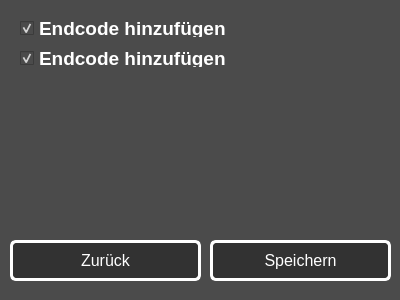
<?xml version="1.0" encoding="UTF-8"?>
<ui version="4.0">
 <class>EinstellungenWindow</class>
 <widget class="QDialog" name="EinstellungenWindow">
  <property name="enabled">
   <bool>true</bool>
  </property>
  <property name="geometry">
   <rect>
    <x>0</x>
    <y>0</y>
    <width>400</width>
    <height>300</height>
   </rect>
  </property>
  <property name="windowTitle">
   <string>Nullpunkt Bscheißer | Einstellungen</string>
  </property>
  <property name="layoutDirection">
   <enum>Qt::LeftToRight</enum>
  </property>
  <property name="styleSheet">
   <string notr="true">background-color:rgb(75, 75, 75)</string>
  </property>
  <widget class="QPushButton" name="btn_backToMain">
   <property name="geometry">
    <rect>
     <x>10</x>
     <y>240</y>
     <width>191</width>
     <height>41</height>
    </rect>
   </property>
   <property name="font">
    <font>
     <family>Tahoma</family>
     <pointsize>12</pointsize>
    </font>
   </property>
   <property name="styleSheet">
    <string notr="true">background-color: rgb(50, 50, 50);
color: rgb(255, 255, 255);
padding: 5px;
border-radius: 6px;
border: 3px solid #FFF</string>
   </property>
   <property name="text">
    <string>Zurück</string>
   </property>
  </widget>
  <widget class="QPushButton" name="btn_SaveEinstllungen">
   <property name="geometry">
    <rect>
     <x>210</x>
     <y>240</y>
     <width>181</width>
     <height>41</height>
    </rect>
   </property>
   <property name="font">
    <font>
     <family>Tahoma</family>
     <pointsize>12</pointsize>
    </font>
   </property>
   <property name="styleSheet">
    <string notr="true">background-color: rgb(50, 50, 50);
color: rgb(255, 255, 255);
padding: 5px;
border-radius: 6px;
border: 3px solid #FFF</string>
   </property>
   <property name="text">
    <string>Speichern</string>
   </property>
  </widget>
  <widget class="QCheckBox" name="EndcodHinzu">
   <property name="geometry">
    <rect>
     <x>20</x>
     <y>20</y>
     <width>331</width>
     <height>17</height>
    </rect>
   </property>
   <property name="font">
    <font>
     <family>Tahoma</family>
     <pointsize>14</pointsize>
     <weight>75</weight>
     <bold>true</bold>
    </font>
   </property>
   <property name="styleSheet">
    <string notr="true">color: #FFF</string>
   </property>
   <property name="text">
    <string>Endcode hinzufügen</string>
   </property>
   <property name="checked">
    <bool>true</bool>
   </property>
  </widget>
  <widget class="QCheckBox" name="endcodetest">
   <property name="geometry">
    <rect>
     <x>20</x>
     <y>50</y>
     <width>331</width>
     <height>17</height>
    </rect>
   </property>
   <property name="font">
    <font>
     <family>Tahoma</family>
     <pointsize>14</pointsize>
     <weight>75</weight>
     <bold>true</bold>
    </font>
   </property>
   <property name="styleSheet">
    <string notr="true">color: #FFF</string>
   </property>
   <property name="text">
    <string>Endcode hinzufügen</string>
   </property>
   <property name="checked">
    <bool>true</bool>
   </property>
  </widget>
 </widget>
 <resources>
  <include location="Icons.qrc"/>
 </resources>
 <connections/>
</ui>
